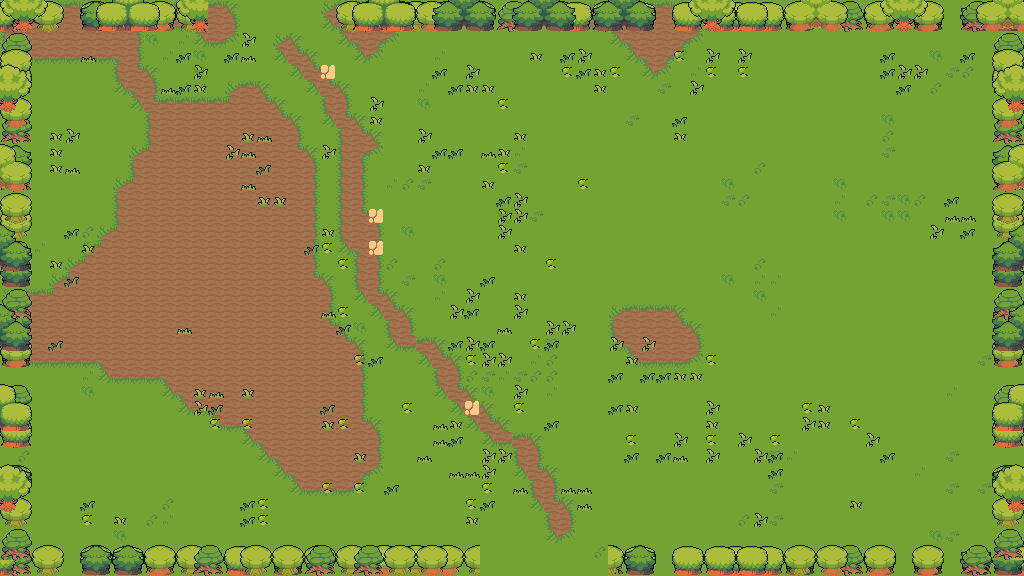

The image is a tile-based game level rendered from a .tmx file. Its description and source (layers, tilesets, objects; grid data summarised) follow:
An orthogonal 64x36 tile map with 16x16 px tiles, 7 tile layers (floor, ground, path, decor, ...), 6 tilesets and 25 objects (12x prop, 6x obstacle, 4x spawn, 2x door, playerStart).

<map version="1.10" tiledversion="1.11.0" orientation="orthogonal" renderorder="right-down" width="64" height="36" tilewidth="16" tileheight="16" infinite="0" nextlayerid="9" nextobjectid="26">
 <properties>
    <property name="chapter" type="int" value="1" />
    <property name="room" type="int" value="5" />
    <property name="isBossRoom" type="bool" value="false" />
 </properties>
 <tileset firstgid="1" source="field.tsx" />
 <tileset firstgid="76" source="nature.tsx" />
 <tileset firstgid="580" source="relief.tsx" />
 <tileset firstgid="820" source="element.tsx" />
 <tileset firstgid="1060" source="floordetail.tsx" />
 <tileset firstgid="1140" source="tilefloor.tsx" />
 <layer id="1" name="floor" width="64" height="36">
  <data>[2304 cells, 2304 non-empty, 5 distinct tile ids]</data>
 </layer>
 <layer id="2" name="ground" width="64" height="36">
  <data>[2304 cells, 480 non-empty, 13 distinct tile ids]</data>
 </layer>
 <layer id="3" name="path" width="64" height="36">
  <data>[2304 cells, 85 non-empty, 12 distinct tile ids]</data>
 </layer>
 <layer id="4" name="decor" width="64" height="36">
  <data>[2304 cells, 188 non-empty, 6 distinct tile ids]</data>
 </layer>
 <layer id="5" name="border-back" width="64" height="36">
  <data>[2304 cells, 284 non-empty, 20 distinct tile ids]</data>
 </layer>
 <layer id="6" name="border-mid" width="64" height="36">
  <data>[2304 cells, 271 non-empty, 20 distinct tile ids]</data>
 </layer>
 <layer id="7" name="border-front" width="64" height="36">
  <data>[2304 cells, 148 non-empty, 45 distinct tile ids]</data>
 </layer>
 <objectgroup id="8" name="objects">
  <object id="1" name="playerStart" x="544" y="368"><point /></object>
  <object id="2" name="spawn" x="536" y="224">
   <properties>
    <property name="role" value="chaser" />
    <property name="wave" type="int" value="1" />
    <property name="elite" type="bool" value="false" />
   </properties>
  <point /></object>
  <object id="3" name="spawn" x="448" y="256">
   <properties>
    <property name="role" value="chaser" />
    <property name="wave" type="int" value="1" />
    <property name="elite" type="bool" value="false" />
   </properties>
  <point /></object>
  <object id="4" name="spawn" x="384" y="440">
   <properties>
    <property name="role" value="caster" />
    <property name="wave" type="int" value="1" />
    <property name="elite" type="bool" value="false" />
   </properties>
  <point /></object>
  <object id="5" name="spawn" x="664" y="392">
   <properties>
    <property name="role" value="splitter" />
    <property name="wave" type="int" value="1" />
    <property name="elite" type="bool" value="false" />
   </properties>
  <point /></object>
  <object id="6" name="door" x="544" y="568"><point /></object>
  <object id="7" name="door" x="280" y="8"><point /></object>
  <object id="8" name="obstacle" x="0" y="544" width="480" height="32">
   <properties>
    <property name="kind" value="edge" />
   </properties>
  </object>
  <object id="9" name="obstacle" x="608" y="544" width="416" height="32">
   <properties>
    <property name="kind" value="edge" />
   </properties>
  </object>
  <object id="10" name="obstacle" x="0" y="0" width="208" height="32">
   <properties>
    <property name="kind" value="edge" />
   </properties>
  </object>
  <object id="11" name="obstacle" x="336" y="0" width="688" height="32">
   <properties>
    <property name="kind" value="edge" />
   </properties>
  </object>
  <object id="12" name="obstacle" x="0" y="32" width="32" height="512">
   <properties>
    <property name="kind" value="edge" />
   </properties>
  </object>
  <object id="13" name="obstacle" x="992" y="32" width="32" height="512">
   <properties>
    <property name="kind" value="edge" />
   </properties>
  </object>
  <object id="14" name="prop" x="319" y="184" width="16" height="16">
   <properties>
    <property name="key" value="stump" />
   </properties>
  </object>
  <object id="15" name="prop" x="208" y="192" width="16" height="16">
   <properties>
    <property name="key" value="bush-light" />
   </properties>
  </object>
  <object id="16" name="prop" x="448" y="112" width="16" height="16">
   <properties>
    <property name="key" value="grass-tall" />
   </properties>
  </object>
  <object id="17" name="prop" x="621" y="114" width="32" height="32">
   <properties>
    <property name="key" value="stump-big" />
   </properties>
  </object>
  <object id="18" name="prop" x="822" y="42" width="32" height="32">
   <properties>
    <property name="key" value="tree-small" />
   </properties>
  </object>
  <object id="19" name="prop" x="960" y="128" width="16" height="16">
   <properties>
    <property name="key" value="bush-light" />
   </properties>
  </object>
  <object id="20" name="prop" x="56" y="376" width="32" height="32">
   <properties>
    <property name="key" value="tree-pine" />
   </properties>
  </object>
  <object id="21" name="prop" x="320" y="352" width="16" height="16">
   <properties>
    <property name="key" value="bush-green" />
   </properties>
  </object>
  <object id="22" name="prop" x="192" y="352" width="16" height="16">
   <properties>
    <property name="key" value="bush-green" />
   </properties>
  </object>
  <object id="23" name="prop" x="800" y="458" width="32" height="16">
   <properties>
    <property name="key" value="logs" />
   </properties>
  </object>
  <object id="24" name="prop" x="976" y="496" width="16" height="16">
   <properties>
    <property name="key" value="bush-green" />
   </properties>
  </object>
  <object id="25" name="prop" x="944" y="400" width="16" height="16">
   <properties>
    <property name="key" value="grass-tall" />
   </properties>
  </object>
 </objectgroup>
</map>
